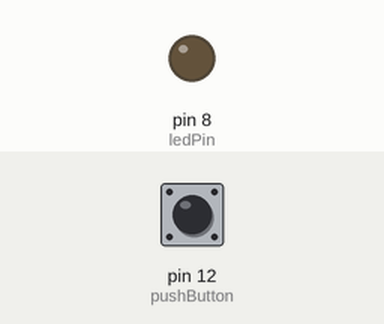
This sketch was run on a simulated Arduino Uno, built with avr-gcc and run on an emulated ATmega328P. Shown: output pins drawn as LEDs (lit = HIGH). The inputs (shaded band) are chosen by the test bench; at power-on: pin 12 (pushButton) HIGH. What the sketch prints to the serial monitor is not drawn.

Above: at 1.2 s.
1.3 s: pin 12 (pushButton) pulled LOW for 0.15 s
At 1.37 s:
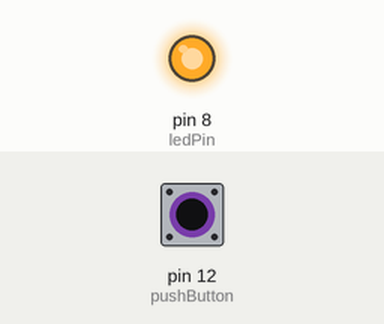
2.9 s: pin 12 (pushButton) pulled LOW for 3.2 s
At 6.5 s:
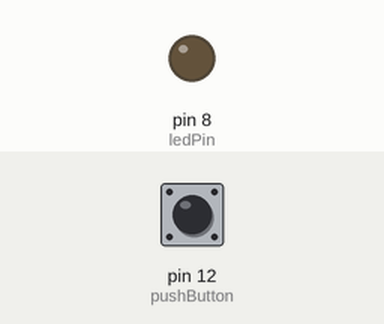
Timing chart, 0 to 8.0 s (numbered marks = the images above; inputs shaded):
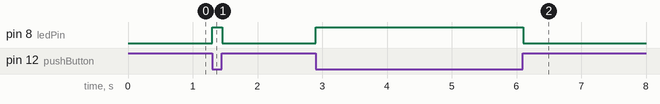

Measured:
- after the input at 1.3 s, pin 8 (ledPin): LOW → HIGH at once, → LOW 0.15 s later
- after the input at 2.9 s, pin 8 (ledPin): LOW → HIGH at once, → LOW 3.2 s later

The sketch:

butttonLed.ino
```cpp
/*  2021-05-29
 *  버튼 누르면 LED 점등
 *  by iknam
 */

int pushButton = 12;
int ledPin = 8;

void setup() {
  Serial.begin(9600);
  pinMode(pushButton, INPUT);
  pinMode(ledPin, OUTPUT);
}

void loop() {
  int buttonState = digitalRead(pushButton);
  if (buttonState == LOW)
  {
    digitalWrite(ledPin, HIGH);
  }
  else
  {
    digitalWrite(ledPin, LOW);
  }
  Serial.println(buttonState);
}
```
